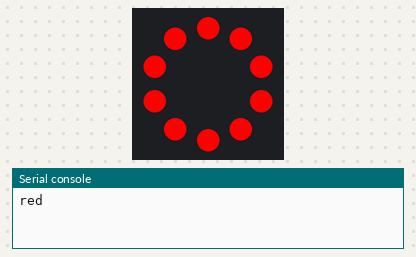
A program run on a simulated Circuit Playground running CircuitPython. On the bench: the board's ring of 10 RGB LEDs (number 0 left of the top, counting anticlockwise), the last lines printed to the serial console.

Above: at 0.1 s.
At 0.6 s:
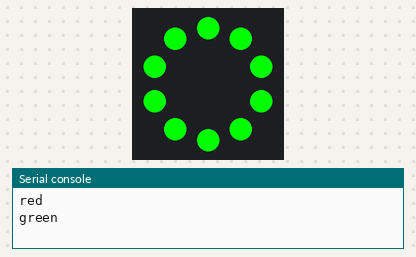
At 1.1 s:
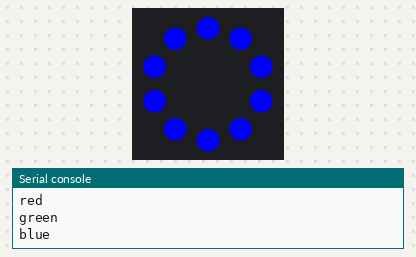
At 1.6 s:
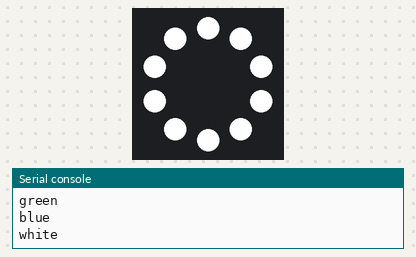
At 2.6 s:
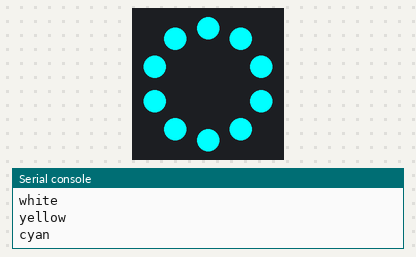
At 3.6 s:
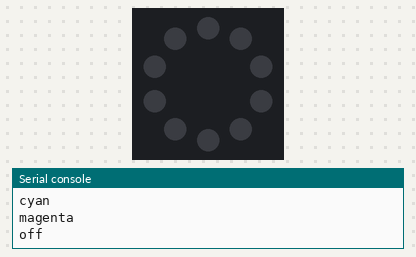

The program:

lesson02-neopixels2.py
```python
from adafruit_circuitplayground.express import cpx
from time import sleep

delay = 0.5

red = (255,0,0)
grn = (0,255,0)
blu = (0,0,255)
wht = (255,255,255)
yel = (255,255,0)
cyn = (0,255,255)
mag = (255,0,255)
off = (0,0,0)

while True:
    print("red")
    cpx.pixels.fill(red)
    sleep(delay)
    print("green")
    cpx.pixels.fill(grn)
    sleep(delay)
    print("blue")
    cpx.pixels.fill(blu)
    sleep(delay)
    print("white")
    cpx.pixels.fill(wht)
    sleep(delay)
    print("yellow")
    cpx.pixels.fill(yel)
    sleep(delay)
    print("cyan")
    cpx.pixels.fill(cyn)
    sleep(delay)
    print("magenta")
    cpx.pixels.fill(mag)
    sleep(delay)
    print("off")
    cpx.pixels.fill(off)
    sleep(delay)
```

Measured:
- by itself, everything shown: repeats every 4.0 s, in 8 steps
- what the display in image 1 shows lasts 0.5 s, from 0.5 s to 1.0 s
